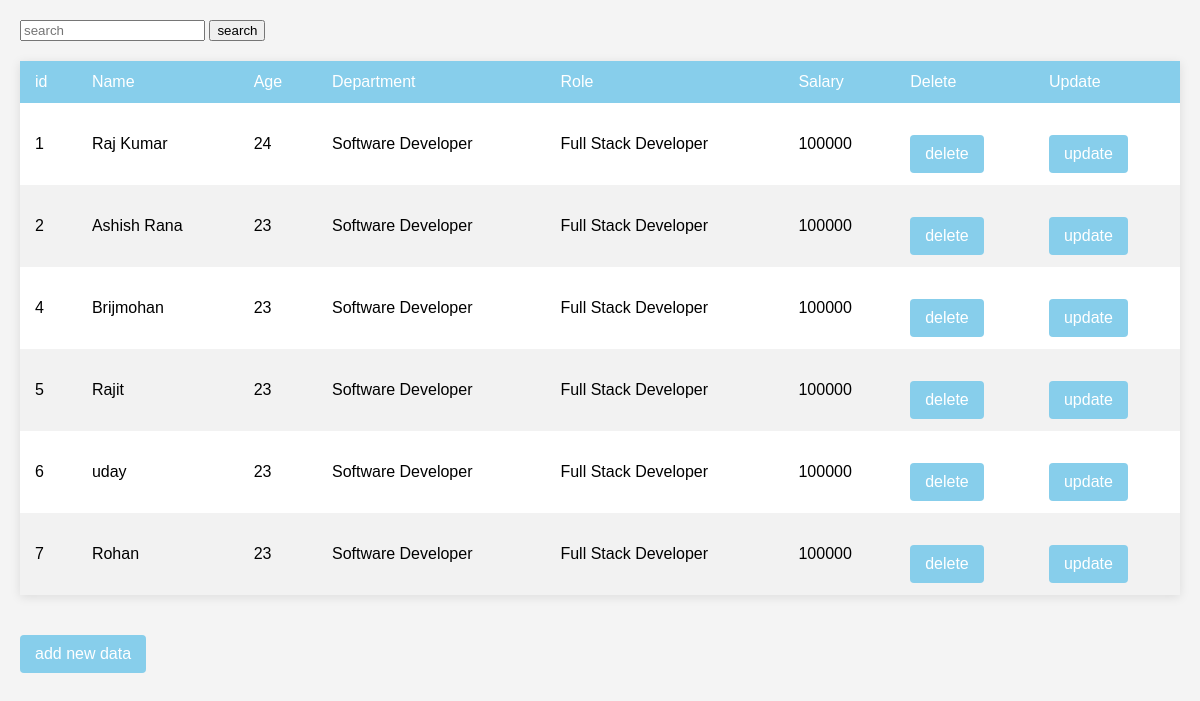
The page / on the database its author committed.
### my_app/models.py (models this page shows)
class Employees(models.Model):
    name=models.CharField(max_length=100)
    age=models.IntegerField()
    department=models.CharField(max_length=100)
    role=models.CharField(max_length=100)
    salary=models.IntegerField(max_length=100)

### my_app/views.py (the view)
# urls.py: path('',  views.index),
def index(request):
    search  =  request.GET.get('search')
    if search:
        obj=Employees.objects.filter(name__icontains=search)
    else:
        obj=Employees.objects.all()
    context={
        'obj':obj
    }
    return render(request, 'index.html', context)

### my_app/templates/index.html (shortened to what this page needs)
<!DOCTYPE html>
<html lang="en">
<head>
</head>
<body>
    <form action="">
        <input type="text"  name =  'search' placeholder="search">
        <button type="submit">search</button>
    </form>
    <table>
        <thead>
            <tr>
                <td>id</td>
                <td>Name</td>
                <td>Age</td>
                <td>Department</td>
                <td>Role</td>
                <td>Salary</td>
                <td>Delete</td>
                <td>Update</td>
            </tr>
        </thead>
        <tbody>
            {% for i in obj %}
            <tr>
                <td>{{i.id}}</td>
                <td>{{i.name}}</td>
                <td>{{i.age}}</td>
                <td>{{i.department}}</td>
                <td>{{i.role}}</td>
                <td>{{i.salary}}</td>
                <td><a href="/delete/{{i.id}}">delete</a> </td>
                <td><a href="/edit/{{i.id}}">update</a></td>
            </tr>
            {% endfor %}
        </tbody>
    </table>
    <a href="/add">add new data</a>
</body>
</html>

### my_app/templates/index.html (style rules this page uses)
body { font-family: Arial, sans-serif; background-color: #f4f4f4; margin: 0; padding: 20px; }
table { width: 100%; border-collapse: collapse; margin: 20px 0; box-shadow: 0 2px 10px rgba(0, 0, 0, 0.1); }
thead { background-color: skyblue; color: white; }
td, th { padding: 12px 15px; text-align: left; }
tbody tr { background-color: white; }
tbody tr:nth-child(even) { background-color: #f2f2f2; }
a { display: inline-block; margin-top: 20px; padding: 10px 15px; background-color: skyblue; color: white; text-decoration: none; border-radius: 4px; transition: background-color 0.3s; }

### rows shown on the page
Employees: id "1", name "Raj Kumar", age "24", department "Software Developer", role "Full Stack Developer", salary "100000"
Employees: id "2", name "Ashish Rana", age "23", department "Software Developer", role "Full Stack Developer", salary "100000"
Employees: id "4", name "Brijmohan", age "23", department "Software Developer", role "Full Stack Developer", salary "100000"
Employees: id "5", name "Rajit", age "23", department "Software Developer", role "Full Stack Developer", salary "100000"
Employees: id "6", name "uday", age "23", department "Software Developer", role "Full Stack Developer", salary "100000"
Employees: id "7", name "Rohan", age "23", department "Software Developer", role "Full Stack Developer", salary "100000"
